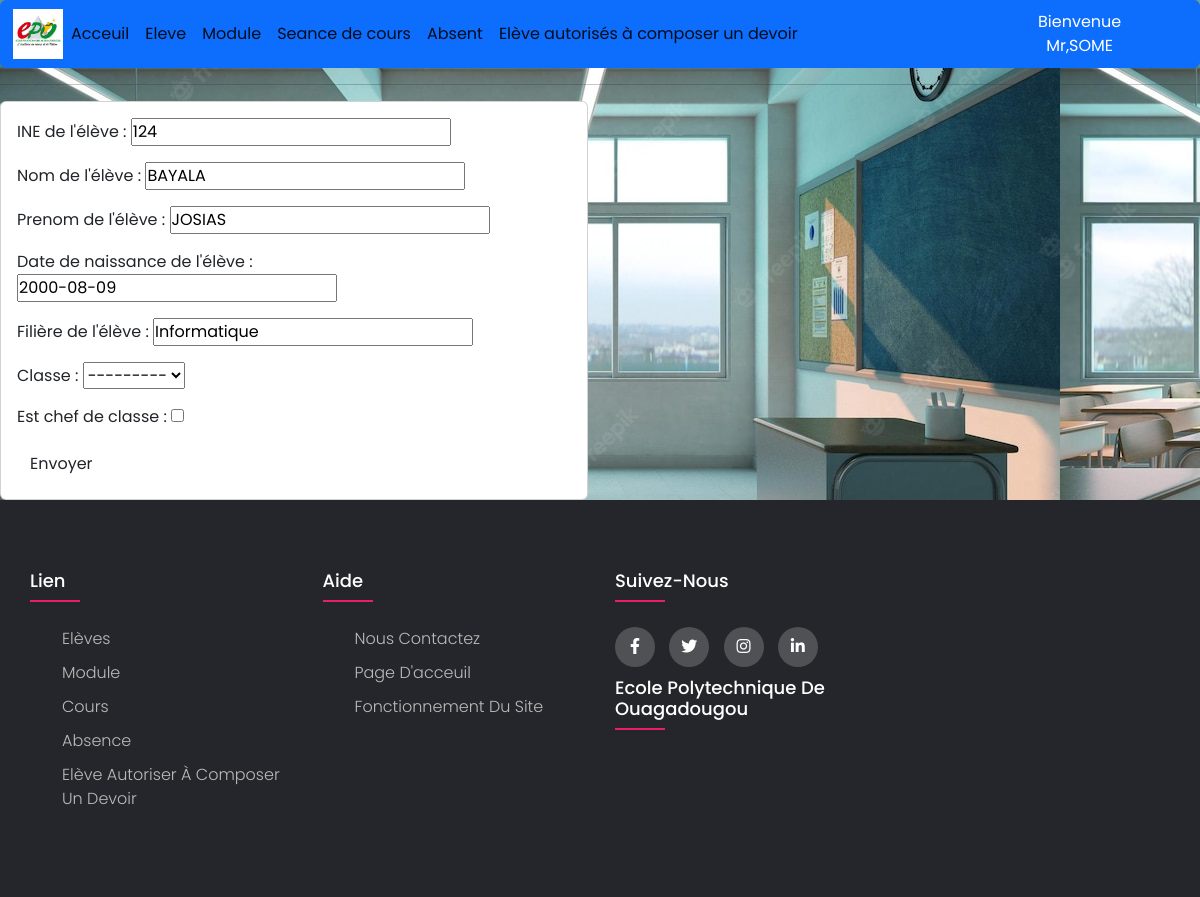
The app's page /eleve/modifier_eleve/124 (signed in) with its own data.
### eleve/models.py (models this page shows, shortened)
class Eleve(models.Model):
    INE_eleve=models.CharField(max_length=200,verbose_name="INE de l'élève",unique=True,null=False)
    nom_eleve = models.CharField(max_length=200,verbose_name="Nom de l'élève",null=False)
    prenom_eleve = models.CharField(max_length=200, verbose_name="Prenom de l'élève",null=False)
    date_de_naissance = models.CharField(max_length=200,verbose_name="date de naissance de l'élève",null=True)
    filiere = models.CharField(max_length=200,verbose_name="filière de l'élève",null=False)
    Classe = models.ForeignKey(Classe, on_delete=models.CASCADE, verbose_name="Classe",null=True)
    est_chef = models.BooleanField(default=False,verbose_name="Est chef de classe",null=False)
    class Meta:
        verbose_name="Liste des Elèves"

### eleve/views.py (the view)
# urls.py: path('modifier_eleve/<str:pk>',views.modifier_eleve,name='modifier_eleve'),
@login_required(login_url='acces')
def modifier_eleve(request,pk):
    eleve=Eleve.objects.get(INE_eleve=pk)
    form = EleveForm(instance=eleve)
    if request.method == 'POST':
        form = EleveForm(request.POST,instance=eleve)
        if form.is_valid():
            form.save()
            return redirect('/')
    context = {'form': form}
    if request.user.groups.filter(name='Admin').exists() or request.user.groups.filter(name='GestionEleve').exists():
        return render(request, 'eleve/ajouter_eleve.html', context)
    else:
        return HttpResponse('<h1>Vous n\'est pas autorisé à voir ce contenu</h1>')

### eleve/forms.py
class EleveForm(ModelForm):
    class Meta:
        model= Eleve
        fields=['INE_eleve' , 'nom_eleve' , 'prenom_eleve' , 'date_de_naissance' , 'filiere' , 'Classe' , 'est_chef']

### classe/models.py (called while the page is built)
    def __str__(self):
        return str(self.nom)

### template/eleve/ajouter_eleve.html (shortened to what this page needs)
{% extends 'main.html'%}
{% block contenue%}
<div class="form-group">
    <div class="row">
        <div class="col-md-6">
            <div class="card card-body">
        <form action="" method="POST" class="post-form">
            {{form.as_p}}
            <button type="submit" class="save btn">Envoyer</button>
        </form>
            </div>
        </div>
        </div>
</div>
{% endblock %}

### template/base/navbar.html (shortened to what this page needs)
{% load static%}
<nav class="navbar navbar-expand-lg navbar-write bg-write btn btn-primary">
  <div class="container-fluid">
    <img id="logo" src="{% static 'images/epo.png' %}">
    <div class="collapse navbar-collapse" id="navbarNav">
      <ul class="navbar-nav">
        <li class="nav-item">
          <a class="nav-link active" aria-current="page" href="{% url 'acceuil:acceuil' %}">Acceuil</a>
        </li>
        <li class="nav-item">
          <a class="nav-link active" aria-current="page" href="{% url 'acceuil' %}">Eleve</a>
        </li>
        <li class="nav-item">
          <a class="nav-link active" aria-current="page" href="{% url 'module' %}">Module</a>
        </li>
        <li class="nav-item">
          <a class="nav-link active" aria-current="page" href="{% url 'cours' %}">Seance de cours</a>
        </li>
        <li class="nav-item">
          <a class="nav-link active" aria-current="page" href="{% url 'absent'%}">Absent</a>
        </li>
        <li class="nav-item">
          <a class="nav-link active" aria-current="page" href="{% url 'autoriser' %}">Elève autorisés à composer un devoir</a>
        </li>
      </ul>
    </div>
  </div>
  <span>Bienvenue Mr,{{request.user}}</span>
  <span><a href="{% url 'quitter' %}">Quitter</a></span>
</nav>

### static/css/main.css (style rules this page uses)
#logo { height:50px; width:50px; }
body { background-color: #ebeff5; line-height: 1.5; font-family: 'Poppins', sans-serif; background-image: url('school.jpg'); }
.cover { height: 60%; width:100%; background-image: url('school.jpg'); }
* { margin:0; padding:0; box-sizing: border-box; }
.row { display: flex; flex-wrap: wrap; }
ul { list-style: none; }

### records on screen
Eleve: INE_eleve "124", nom_eleve "BAYALA", prenom_eleve "JOSIAS", date_de_naissance "2000-08-09", filiere "Informatique", Classe "---------"

### other values on screen
{{ request.user }} "SOME"
